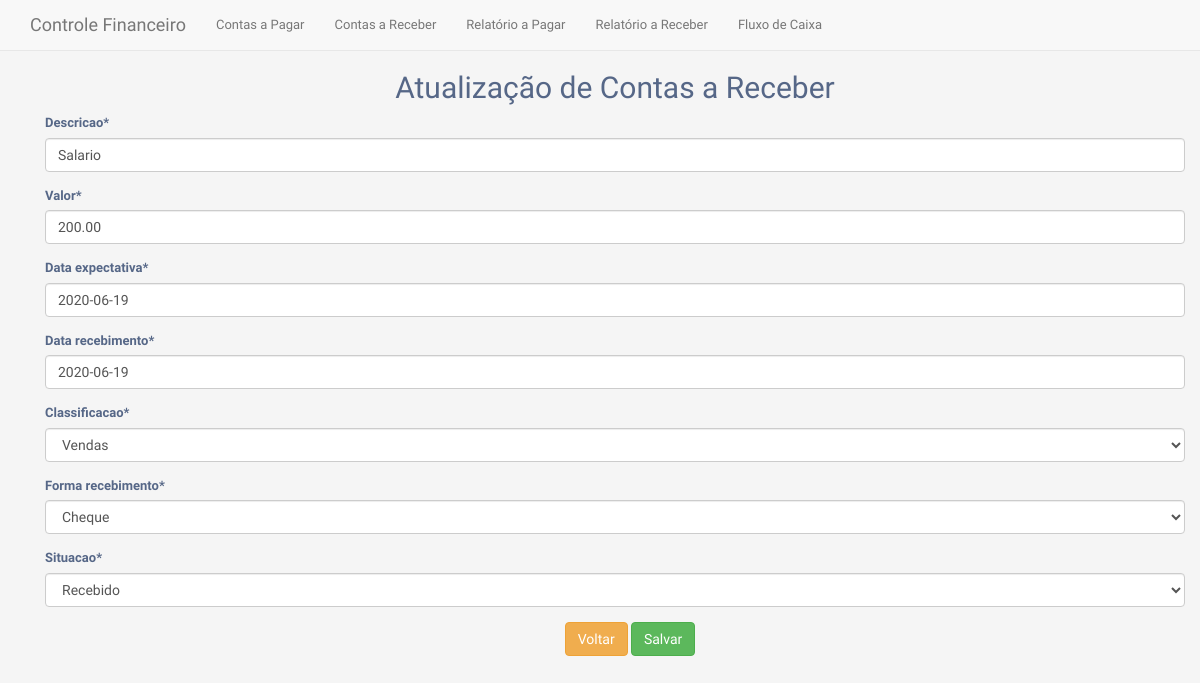
Page /recebimento/atualizar/1/ on the earlier database version.
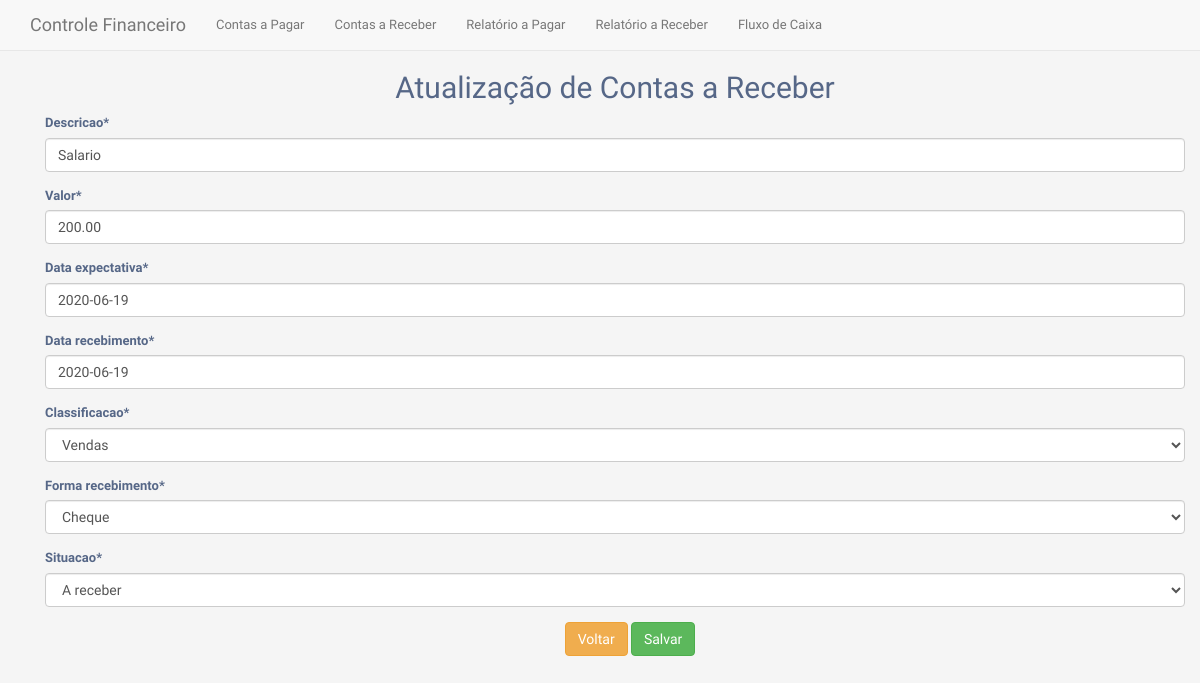
Same page on the later database version.
### contas/models.py (models this page shows, shortened)
class ContasReceber(models.Model):
    descricao = models.CharField(max_length=200)
    valor = models.DecimalField(max_digits=7, decimal_places=2)
    data_expectativa = models.DateField(null = True)
    data_recebimento = models.DateField(null = True)
    dt_criacao = models.DateTimeField(auto_now_add=True)
    CR_CLASSIFICACAO_CHOICES = [
        ('1', 'Serviços Prestados'),
        ('2', 'Salario'),
        ('3', 'Vendas'),
        ('4', 'Outros'),
    ]
    classificacao = models.CharField(
        max_length=4,
        choices=CR_CLASSIFICACAO_CHOICES,
        default=1,
    )
    CR_FORMA_RECEBIMENTO_CHOICES = [
        ('1', 'Dinheiro'),
        ('2', 'Cheque'),
        ('3', 'Cartão Credito'),
        ('4', 'Cartão Debito'),
        ('5', 'Deposito'),
        ('6', 'Vale'),
        ('7', 'Outros'),
    ]
    forma_recebimento = models.CharField(
        max_length=4,
        choices=CR_FORMA_RECEBIMENTO_CHOICES,
        default=1,
    )
    CR_SITUACAO_CHOICES = [
        ('1', 'Recebido'),
        ('2', 'A receber'),
    ]
    situacao = models.CharField(
        max_length=4,
        choices=CR_SITUACAO_CHOICES,
        default=2,
    )
    class Meta:
        verbose_name_plural: 'ContasReceber'

### contas/views/contas_receber.py (the view)
# urls.py: path('recebimento/atualizar/<int:pk>/', crv.atualizar, name="atualizar_recebimento"),
def atualizar(request, pk):
    data = {}
    conta = ContasReceber.objects.get(id=pk)
    form = ContasReceberForm(request.POST or None, instance=conta)
    if form.is_valid():
        form.save()
        return redirect('listar_recebimento')
    data['operacao'] = 'Atualização de Contas a Receber'
    data['form'] = form
    return render(request, 'contas/contasReceberCreateUpdate.html', data)

### contas/forms/contasreceber_form.py
class ContasReceberForm(ModelForm):
    class Meta:
        model = ContasReceber
        fields = ['descricao', 'valor', 'data_expectativa', 'data_recebimento', 'classificacao', 'forma_recebimento', 'situacao']

### contas/templates/contas/contasReceberCreateUpdate.html
{% extends 'contas/base.html' %} {% load crispy_forms_tags %} {% block content %}
<div class="container">
    <h2 class="text-center">{{ operacao }}</h2>
    <form method="post">
        {% csrf_token %} {{ form|crispy }}
        <div class="container">
            <div class="row">
                <div class="col text-center">
                    <a href="{% url 'listar_recebimento' %}" class="btn btn-warning"><span>Voltar</span></a>
                    <button type="submit" class="btn btn-success">Salvar</button>
                </div>
            </div>
        </div>
    </form>
</div>
{% endblock %}

Differences in the rows shown:
changed ContasReceber "Salario": situacao "Recebido" → "A receber"
